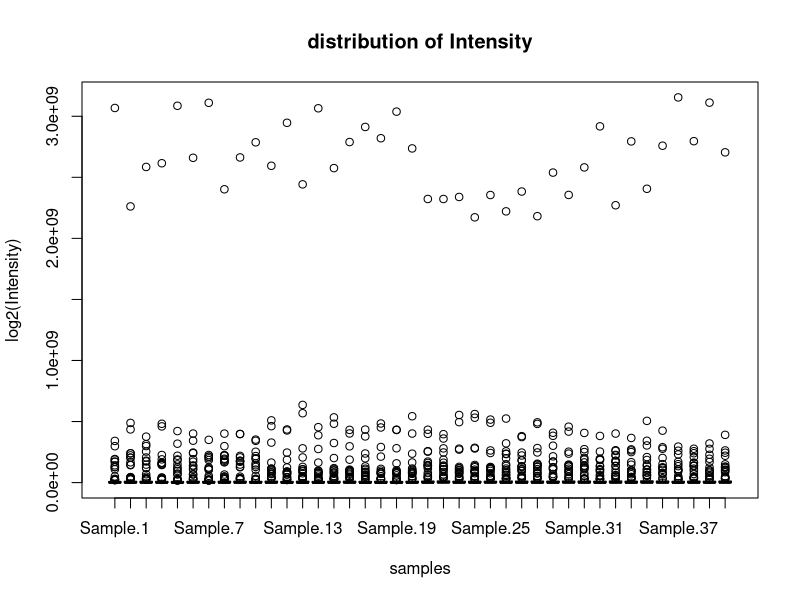
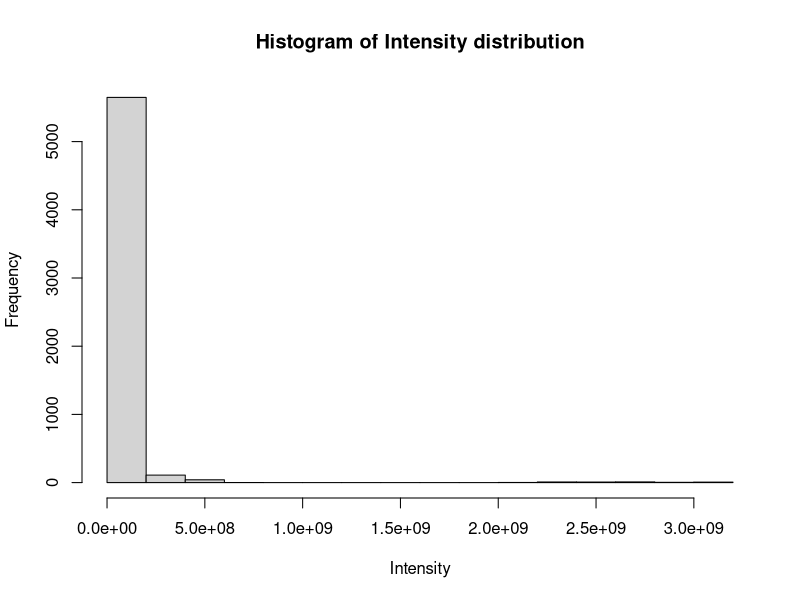

Source code (R) for these figures, in order: (Note: this script raises an error after producing the figures.)
## ---- chunk 1
data<-read.table("SWATH.example.data.csv", sep=",",header=T, row.names = 1)
data
boxplot(data, ylab="log2(Intensity)", xlab="samples", main = "distribution of Intensity") 
hist(as.numeric(unlist(data)), main = "Histogram of Intensity distribution",  xlab = "Intensity")
## ---- chunk 2
#for this specific data :
exp.design <- data.frame(samples = colnames(data), condition = 1) ## first we define a matrix containing the experiment design information by associating a sample name with the condition name
exp.design$condition[1:10] = "control"
exp.design$condition[11:20] = "lessone"
exp.design$condition[21:30] = "onetofive"
exp.design$condition[31:40] = "adult"

design <- model.matrix(~0 + exp.design$condition, data = exp.design) ## model.matrix() use the experiment design to generate a matrix.
colnames(design) <- sort(unique(exp.design$condition))
row.names(design) <- exp.design$samples
as.data.frame(design)
## ---- chunk 3
contrast <- makeContrasts(adult-control, lessone-control, onetofive-control, levels=design)
as.data.frame(contrast)
## ---- chunk 4
library(limma)
library(edgeR)

dge <- DGEList(data)
dge <- calcNormFactors(dge)
y <- voom(dge, design)
norm.data <- y$E
as.data.frame(norm.data)
boxplot(norm.data, ylab="normalized Intensity", xlab="samples", main = "distribution of the normalized Intensity")
hist(norm.data, main = "Histogram of Intensity distribution",  xlab = "Intensity")
## ---- chunk 5
fit <- lmFit(y, design)
## ---- chunk 6
fit2 <- contrasts.fit(fit, contrast)
fit2 <- eBayes(fit2)
## ---- chunk 7
adult.vs.c <- topTable(fit2, coef = "adult - control", n = nrow(fit2))
lessone.vs.control <- topTable(fit2, coef = "lessone - control", n = nrow(fit2))
onetofive.vs.control <- topTable(fit2, coef = "onetofive - control", n = nrow(fit2))
adult.vs.c ; lessone.vs.control ; onetofive.vs.control
## ---- chunk 8
adult.vs.c$protein <- row.names(adult.vs.c)
row.names(adult.vs.c) <- NULL
adult.vs.c <- adult.vs.c[, c(7, 4, 5, 1)]

lessone.vs.control$protein <- row.names(lessone.vs.control)
row.names(lessone.vs.control) <- NULL
lessone.vs.control <- lessone.vs.control[, c(7, 4, 5, 1)]

onetofive.vs.control$protein <- row.names(onetofive.vs.control)
row.names(onetofive.vs.control) <- NULL
onetofive.vs.control <- onetofive.vs.control[, c(7, 4, 5, 1)]

Results <- list(adult.vs.c, lessone.vs.control, onetofive.vs.control)
## ---- chunk 9

thresh_fc <- 0.5
thresh_p <- 0.05
deProt <- Results
for(i in 1:length(Results)){
    fc = as.data.frame(deProt[[i]])[,4]
    p = as.data.frame(deProt[[i]])[,3]
    dt <-as.data.frame(deProt[[i]])
    deProt[[i]] <- dt[which(p<=thresh_p & abs(fc)>=thresh_fc),]
    print(as.data.frame(deProt[[i]]))
  }
## ---- chunk 10

library(ggplot2)
library(ggrepel)

tresh_fc = 0.5 ## Fold change threshold
tresh_p = 0.05 ## p.value treshold

for(i in 1:length(Results)){
  
  plotTitle <- substr(colnames(Results[[i]])[2], 9 ,nchar(colnames(Results[[i]])[2]))
  values <- as.data.frame(Results[[i]])
  forplot <- data.frame(x=as.numeric(values[,4]), y=-log10(values[,3]), id=as.character(values[,1]))
  tmp <- forplot[as.numeric(forplot$y)>=-log10(tresh_fc) & abs(forplot$x)>tresh_fc,]
  p <- ggplot(forplot) + geom_point(aes(x, y , color = ifelse(y>=-log10(tresh_p) & abs(x)>=tresh_fc, "not signi", "FC")),show.legend = F) +
    scale_color_manual(values = c("blue", "red")) +
    geom_text_repel(data = subset(forplot, abs(forplot$x)>=tresh_fc & forplot$y>=-log10(tresh_p)),
                    aes(x,y,label = id),
                    size = 2) +
    geom_vline(xintercept = tresh_fc ) +
    geom_vline(xintercept = -tresh_fc) + 
    geom_hline(yintercept = -log10(tresh_p)) + 
    labs(title = plotTitle,x="log2(Fold-change)", y="-log10(P.Value)") + theme_bw() 
    print(p)
}
## ---- chunk 11
boxplot(apply(norm.data,1,sd),apply(scale(log2(data)),1,sd), log(apply(data,1,sd)),main = "comparison of the standard deviation \n of the differents normalization techniques", xlab="technique", ylab="standard deviation",names=c("voom", "center and scaling", "original data"))
